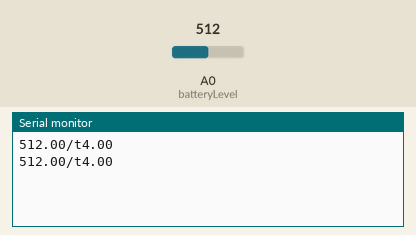
This sketch was run on a simulated Arduino Uno, built with avr-gcc and run on an emulated ATmega328P. Shown: the last lines printed to the serial monitor. Inputs (shaded band) come from the test bench; at power-on: A0 (batteryLevel) = 512.

Above: at 1.8 s.
1.9 s: A0 (batteryLevel) set to 716
At 2.8 s:
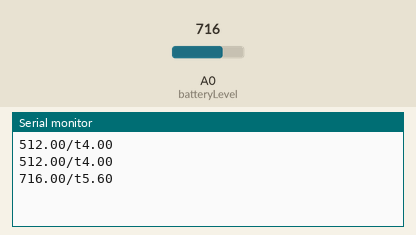
3.4 s: A0 (batteryLevel) set to 900
At 4.7 s:
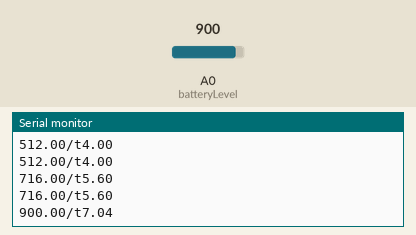
Timing chart, 0 to 6.4 s (numbered marks = the images above; inputs shaded):
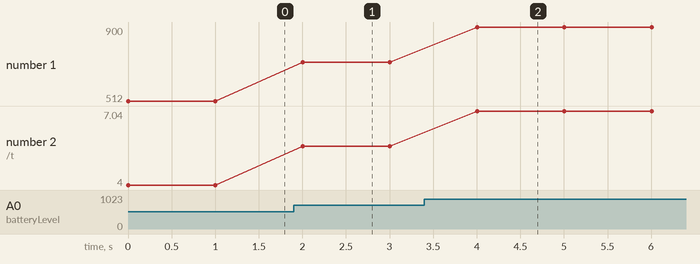

The sketch:

voltageDivider.ino
```cpp
int batteryLevel = A0;

void setup() {
  // put your setup code here, to run once:
  pinMode(batteryLevel, INPUT);

  Serial.begin(115200);
}

void loop() {
  // put your main code here, to run repeatedly:
  float level = analogRead(batteryLevel);
  // level = map(level, 0, 1023.0, 0, 8.0);
 float realLevel = (level*8)/1023;
  Serial.print(level); Serial.print("/t");
  Serial.println (realLevel);
  delay(1000);
}
```

Measured:
- after the input at 1.9 s, the serial monitor: prints a new line after 0.10 s (image 1)
- after the input at 3.4 s, the serial monitor: prints a new line after 0.60 s (image 2)
- plotted number 1: 512 → 716 after the input at 1.9 s, 716 → 900 after the input at 3.4 s
- plotted number 2: 4 → 5.6 after the input at 1.9 s, 5.6 → 7.04 after the input at 3.4 s
